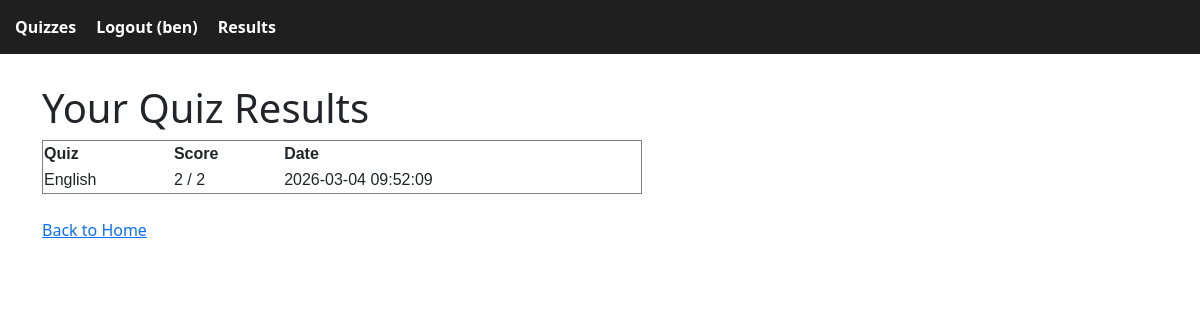
The page /results (signed in) on the database its author committed.
### tables this page shows
CREATE TABLE quiz_results (
        result_id INTEGER PRIMARY KEY AUTOINCREMENT,
        user_id INTEGER NOT NULL,
        quiz_id INTEGER NOT NULL,
        score INTEGER NOT NULL,
        total INTEGER NOT NULL,
        date_taken TIMESTAMP DEFAULT CURRENT_TIMESTAMP,
        FOREIGN KEY (user_id) REFERENCES users(user_id),
        FOREIGN KEY (quiz_id) REFERENCES quiz(quiz_id)
    );

CREATE TABLE quiz (
        quiz_id INTEGER PRIMARY KEY AUTOINCREMENT,
        subject TEXT UNIQUE NOT NULL,
        description TEXT NOT NULL,
        picture TEXT
    );

### app.py (the view)
@app.route("/results")
def results():
    if "user_id" not in session:
        return redirect(url_for("login"))
    conn = get_db()
    results = conn.execute("""
        SELECT quiz.subject, score, total, date_taken
        FROM quiz_results
        JOIN quiz ON quiz.quiz_id = quiz_results.quiz_id
        WHERE user_id = ?
        ORDER BY date_taken DESC
    """, (session["user_id"],)).fetchall()
    conn.close()
    return render_template("results.html", results=results)

### app.py (called while the page is built)
def get_db():
    conn = sqlite3.connect("database.db", check_same_thread=False)
    conn.row_factory = sqlite3.Row
    return conn

### templates/results.html (shortened to what this page needs)
{% extends "base.html" %}
{% block content %}
<h1>Your Quiz Results</h1>
<table border="1">
<tr>
    <th>Quiz</th>
    <th>Score</th>
    <th>Date</th>
</tr>
{% for r in results %}
<tr>
    <td>{{ r.subject }}</td>
    <td>{{ r.score }} / {{ r.total }}</td>
    <td>{{ r.date_taken }}</td>
</tr>
{% endfor %}
</table>
<br>
<a href="/">Back to Home</a>
{% endblock %}

### static/css/styles.css (style rules this page uses)
body { font-family: Arial, sans-serif; margin: 0; }
table { width: 100%; max-width: 600px; border-collapse: separate; border-spacing: 12px 16px; font-family: Arial, sans-serif; }
body { font-family: Calibri, sans-serif; }

### rows shown on the page
quiz_results: subject "English", score "2", total "2", date_taken "2026-03-04 09:52:09"

### other values the page prints
{{ session['username'] }} "ben"
